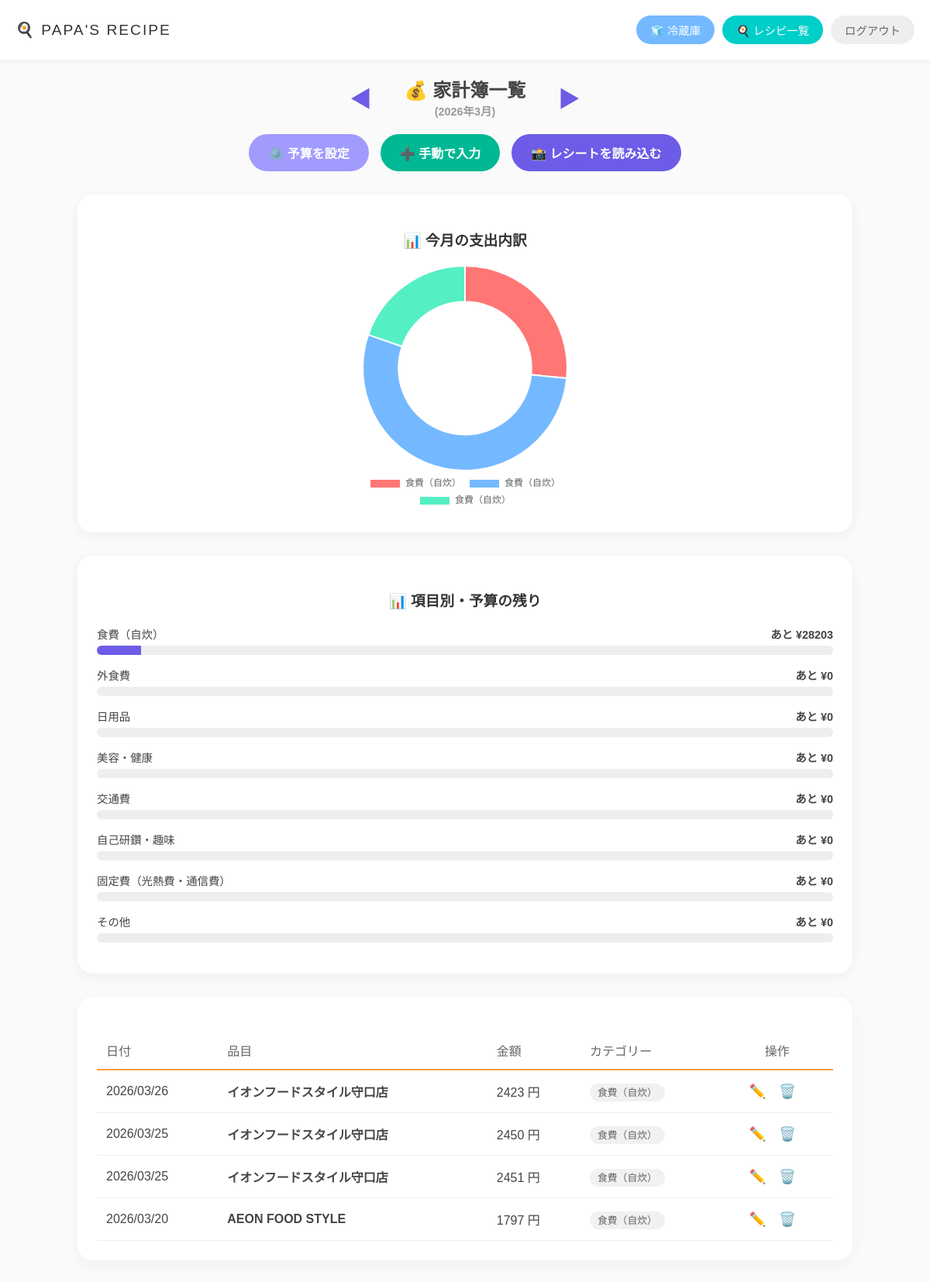
The page /budget/?year=2026&month=3 (signed in) on the database its author committed.
### recipes/models.py (models this page shows, shortened)
class Budget(models.Model):
    user = models.ForeignKey(User, on_delete=models.CASCADE, verbose_name="持ち主", null=True, blank=True)
    CATEGORY_CHOICES = [
        ('food', '食費（自炊）'),
        ('dining', '外食費'),
        ('daily', '日用品'),
        ('beauty', '美容・健康'),
        ('transport', '交通費'),
        ('education', '自己研鑽・趣味'),
        ('utilities', '固定費（光熱費・通信費）'),
        ('other', 'その他'),
    ]
    date = models.DateField(verbose_name="購入日")
    item_name = models.CharField(max_length=100, verbose_name="品目")
    amount = models.IntegerField(verbose_name="金額")
    category = models.CharField(max_length=20, choices=CATEGORY_CHOICES, default='food', verbose_name="カテゴリー")

### recipes/views.py (the view, shortened to what this page needs)
# urls.py: path('budget/', views.budget_list, name='budget_list'),
@login_required
def budget_list(request):
    now = timezone.now()
    year = now.year
    month = now.month
    current_month_display = f"{year}年{month}月"
    year = int(request.GET.get('year', now.year))
    month = int(request.GET.get('month', now.month))
    this_month_date = datetime.date(year, month, 1)
    prev_month_date = this_month_date - datetime.timedelta(days=1)
    next_month_date = (this_month_date + datetime.timedelta(days=32)).replace(day=1)
    budgets = Budget.objects.filter(
        user=request.user,
        date__year=year,
        date__month=month
    ).order_by('-date')
    actual_data = budgets.values('category').annotate(total=Sum('amount'))
    actual_dict = {item['category']: item['total'] for item in actual_data}
    category_budgets = CategoryBudget.objects.filter(user=request.user)
    category_status = []
    for cb in category_budgets:
        spent = actual_dict.get(cb.category, 0)
        percent = (spent / cb.amount * 100) if cb.amount > 0 else 0
        category_status.append({
            'display_name': cb.get_category_display(),
            'budget': cb.amount, 'spent': spent,
            'remaining': cb.amount - spent,
            'percent': min(percent, 100),
            'is_over': spent > cb.amount
        })
    category_map = dict(Budget.CATEGORY_CHOICES)
    labels = [category_map.get(item['category'], item['category']) for item in actual_data]
    graph_data = [item['total'] for item in actual_data]
    context = {
        'budgets': budgets,
        'current_month': current_month_display, # 👈 これで () が埋まる！
        'category_status': category_status,
        'labels': json.dumps(labels),
        'data': json.dumps(graph_data),
        'current_month_display': f"{year}年{month}月",
        'prev_year': prev_month_date.year,
        'prev_month': prev_month_date.month,
        'next_year': next_month_date.year,
        'next_month': next_month_date.month,
    }
    return render(request, 'recipes/budget_list.html', context)

### recipes/templates/recipes/budget_list.html (shortened to what this page needs)
<!DOCTYPE html>
<html lang="ja">
<head>
</head>
<body>
    <header class="header" style="padding: 20px; display: flex; justify-content: space-between; align-items: center; background: white; box-shadow: 0 2px 10px rgba(0,0,0,0.05);">
        <a href="{% url 'recipe_list' %}" style="text-decoration: none; color: inherit;">
            <div class="header-logo">🍳 PAPA'S RECIPE</div>
        </a>
        <div style="display: flex; gap: 10px; align-items: center;">
            <a href="{% url 'inventory_list' %}" class="header-btn" style="background-color: #74b9ff; text-decoration: none;">🧊 冷蔵庫</a>
            <a href="{% url 'recipe_list' %}" class="header-btn" style="background-color: #00cec9; text-decoration: none;">🍳 レシピ一覧</a>
            <form action="{% url 'logout' %}" method="post" style="margin: 0;">
                <button type="submit" class="header-btn" style="background-color: #eee; color: #666; border: none; cursor: pointer;">ログアウト</button>
            </form>
        </div>
    </header>
    <div class="main-container">
        <div style="display: flex; align-items: center; justify-content: center; gap: 20px; margin-bottom: 20px;">
            <a href="?year={{ prev_year }}&month={{ prev_month }}" style="text-decoration: none; font-size: 1.8em; color: #6c5ce7; transition: opacity 0.2s;" onmouseover="this.style.opacity=0.7" onmouseout="this.style.opacity=1">◀</a>
            <h2 style="margin: 0; text-align: center; min-width: 200px;">
                💰 家計簿一覧
                <span style="font-size: 0.6em; color: #999; display: block;">({{ current_month_display }})</span>
            </h2>
            <a href="?year={{ next_year }}&month={{ next_month }}" style="text-decoration: none; font-size: 1.8em; color: #6c5ce7; transition: opacity 0.2s;" onmouseover="this.style.opacity=0.7" onmouseout="this.style.opacity=1">▶</a>
        </div>
        <div style="margin-bottom: 30px; display: flex; justify-content: center; gap: 15px; flex-wrap: wrap;">
            <a href="{% url 'budget_config' %}" class="btn-add" style="background-color: #a29bfe;">⚙️ 予算を設定</a>
            <a href="{% url 'admin:recipes_budget_add' %}" class="btn-add">➕ 手動で入力</a>
            <form action="{% url 'receipt_scan' %}" method="POST" enctype="multipart/form-data" style="margin: 0;">
                <label class="btn-scan">
                    📸 レシートを読み込む
                </label>
            </form>
        </div>
        <div style="background: white; padding: 25px; border-radius: 20px; box-shadow: 0 4px 15px rgba(0,0,0,0.05); margin-bottom: 30px;">
            <h3 style="text-align: center; color: #333; margin-bottom: 20px;">📊 今月の支出内訳</h3>
            {% if budgets %}
                <div style="max-width: 320px; margin: 0 auto;">
                    <canvas id="budgetChart"></canvas>
                </div>
            {% else %}
                <p style="text-align: center; color: #999; padding: 20px;">データがまだないケロ。レシートを読み込んでみて！</p>
            {% endif %}
        </div>
        <div style="background: white; padding: 25px; border-radius: 20px; box-shadow: 0 4px 15px rgba(0,0,0,0.05); margin-bottom: 30px;">
            <h3 style="text-align: center; color: #333; margin-bottom: 20px;">📊 項目別・予算の残り</h3>
            {% for status in category_status %}
            <div style="margin-bottom: 15px;">
                <div style="display: flex; justify-content: space-between; font-size: 0.9em; margin-bottom: 5px;">
                    <span>{{ status.display_name }}</span>
                    <span style="font-weight: bold; color: {% if status.is_over %}#ff7675{% else %}#444{% endif %};">
                        {% if status.is_over %}
                            🚨 ヤバい！ ¥{{ status.spent }} 使用
                        {% else %}
                            あと ¥{{ status.remaining }}
                        {% endif %}
                    </span>
                </div>
                <div style="background: #eee; height: 12px; border-radius: 6px; overflow: hidden;">
                    <div class="{% if status.is_over %}alert-active{% endif %}"
                        style="background: {% if status.is_over %}#ff7675{% else %}#6c5ce7{% endif %};
                                width: {{ status.percent }}%; height: 100%; transition: width 0.5s;">
                    </div>
                </div>
            </div>
            {% endfor %}
        </div>
        <div class="budget-card">
            <table class="budget-table">
                <thead>
                    <tr>
                        <th>日付</th>
                        <th>品目</th>
                        <th>金額</th>
                        <th>カテゴリー</th>
                        <th style="text-align: center;">操作</th>
                    </tr>
                </thead>
                <tbody>
                    {% for budget in budgets %}
                    <tr>
                        <td>{{ budget.date|date:"Y/m/d" }}</td>
                        <td><strong>{{ budget.item_name }}</strong></td>
                        <td>{{ budget.amount }} 円</td>
                        <td><span class="category-tag">{{ budget.get_category_display }}</span></td>
                        <td style="text-align: center; white-space: nowrap;">
                            <a href="{% url 'budget_edit' budget.pk %}" class="action-link">✏️</a>
                            <a href="{% url 'budget_delete' budget.pk %}" class="action-link" onclick="return confirm('ほんまに消してもええの？')">🗑️</a>
                        </td>
                    </tr>
                    {% empty %}
                    <tr>
                        <td colspan="5" style="text-align: center; color: #999; padding: 40px;">まだデータがありません。</td>
                    </tr>
                    {% endfor %}
                </tbody>
            </table>
        </div>
    </div>
    <script>
        document.addEventListener('DOMContentLoaded', function() {
            // Djangoのviews.pyから渡される変数
            const labels = {{ labels|safe }};
            const chartData = {{ data|safe }};
            if (chartData && chartData.length > 0) {
                const ctx = document.getElementById('budgetChart').getContext('2d');
                new Chart(ctx, {
                    type: 'doughnut',
                    data: {
                        labels: labels,
                        datasets: [{
                            data: chartData,
                            backgroundColor: ['#ff7675', '#74b9ff', '#55efc4', '#ffeaa7', '#a29bfe', '#fab1a0', '#00cec9', '#fdcb6e'],
                            borderWidth: 2,
                            borderColor: '#ffffff'
                        }]
                    },
                    options: { responsive: true, plugins: { legend: { position: 'bottom' } }, cutout: '65%' }
                });
            }
        });
    </script>
</body>
</html>

### recipes/templates/recipes/budget_list.html (style rules this page uses)
body { background-color: #FAFAFA; color: #444; font-family: 'Noto Sans JP', sans-serif; margin: 0; text-align: center; }
.header { background-color: white; padding: 15px 30px; box-shadow: 0 2px 10px rgba(0,0,0,0.05); margin-bottom: 20px; display: flex; justify-content: space-between; align-items: center; }
.header-logo { font-size: 1.2em; font-weight: 500; letter-spacing: 2px; color: #333; text-decoration: none; }
.header-btn { background-color: #ff9f43; color: white; padding: 8px 18px; border-radius: 20px; text-decoration: none; font-size: 0.9em; font-weight: 500; border: none; cursor: pointer; }
.main-container { max-width: 1000px; margin: 0 auto; padding: 0 20px 40px 20px; }
.budget-card { background-color: white; border-radius: 20px; padding: 25px; box-shadow: 0 8px 20px rgba(0,0,0,0.04); text-align: left; }
.budget-table { width: 100%; border-collapse: collapse; margin-top: 20px; }
.budget-table th { border-bottom: 2px solid #ff9f43; padding: 12px; color: #666; font-weight: 500; text-align: left; }
.budget-table td { padding: 15px 12px; border-bottom: 1px solid #eee; text-align: left; }
.category-tag { background-color: #f1f1f1; padding: 4px 10px; border-radius: 15px; font-size: 0.8em; color: #666; }
.btn-add { background-color: #00b894; color: white; padding: 12px 25px; font-weight: bold; border-radius: 30px; text-decoration: none; display: inline-block; }
.btn-scan { background-color: #6c5ce7; color: white; padding: 12px 25px; font-weight: bold; border-radius: 30px; cursor: pointer; display: inline-block; }
.action-link { text-decoration: none; margin-right: 12px; font-size: 1.1em; }

### rows shown on the page
Budget: date "2026/03/26", item_name "イオンフードスタイル守口店", amount "2423", category "食費（自炊）"
Budget: date "2026/03/25", item_name "イオンフードスタイル守口店", amount "2450", category "食費（自炊）"
Budget: date "2026/03/25", item_name "イオンフードスタイル守口店", amount "2451", category "食費（自炊）"
Budget: date "2026/03/20", item_name "AEON FOOD STYLE", amount "1797", category "食費（自炊）"

### other values the page prints
{{ current_month_display }} "2026年3月"
{{ status.display_name }} "食費（自炊）" "外食費" "日用品" "美容・健康" "交通費" "自己研鑽・趣味" "固定費（光熱費・通信費）" "その他"
{{ status.remaining }} "28203" "0" "0" "0" "0" "0" "0" "0"
chart data {{ data|safe }} [2423, 4901, 1797]
